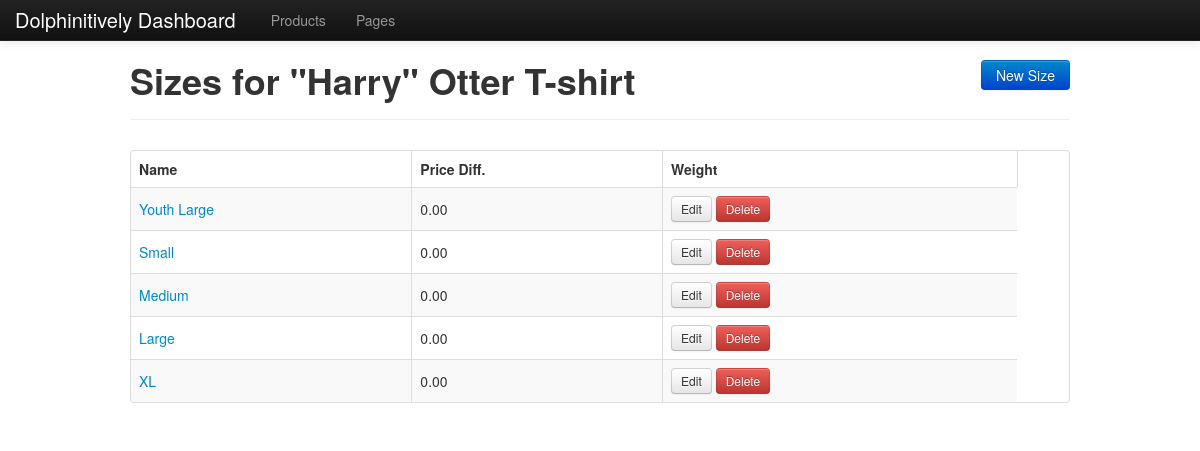
Page /admin/sizes.php?product_id=4 on the committed database.
### tables this page shows
CREATE TABLE IF NOT EXISTS `sizes` (
  `id` int(11) NOT NULL AUTO_INCREMENT,
  `name` varchar(64) NOT NULL,
  `price_difference` decimal(10,2) NOT NULL DEFAULT '0.00',
  `product_id` int(11) NOT NULL,
  `weight` int(11) NOT NULL DEFAULT '0',
  `created_at` timestamp NOT NULL DEFAULT CURRENT_TIMESTAMP,
  PRIMARY KEY (`id`)
);

### templates/admin/sizes/index.php (the view, shortened to what this page needs)
<div class="page-header">
	<a href="sizes.php?action=new&amp;product_id=<?= h($product['id']) ?>" class="btn btn-primary pull-right">New Size</a>
	<h1><?= h($page_title) ?></h1>
</div>
<?php if ( $sizes ): ?>
	<table class="table table-striped table-bordered">
		<thead>
			<tr>
				<th>Name</th>
				<th>Price Diff.</th>
				<th>Weight</th>
				<th></th>
			</tr>
		</thead>
		<tbody>
			<?php foreach ( $sizes as $size ): ?>
				<tr>
					<td><a href="sizes.php?id=<?= $size['id'] ?>&amp;action=show&amp;product_id=<?= h($product['id']) ?>"><?= h($size['name']) ?></a></td>
					<td><?= number_format($size['price_difference'], 2) ?></td>
					<td>
						<a class="btn btn-small" href="sizes.php?action=edit&amp;id=<?= $size['id'] ?>&amp;product_id=<?= h($product['id']) ?>">Edit</a>
						<a class="btn btn-small btn-danger" href="sizes.php?action=delete&amp;id=<?= $size['id'] ?>&amp;product_id=<?= h($product['id']) ?>" onclick="return confirm('Are you sure?')">Delete</a>
					</td>
				</tr>
			<?php endforeach; ?>
		</tbody>
	</table>
<?php else:  ?>
	<p>No sizes found for this product!</p>
<?php endif; ?>

### css/style.css (style rules this page uses)
body { padding-top: 40px; padding-bottom: 40px; }
body.admin table td { vertical-align: middle; }
body.admin .page-header a.btn { margin-left: 4px; }

### rows in the picture
sizes: name "Youth Large", price_difference "0.00"
sizes: name "Small", price_difference "0.00"
sizes: name "Medium", price_difference "0.00"
sizes: name "Large", price_difference "0.00"
sizes: name "XL", price_difference "0.00"

### other values in the picture
$page_title "Sizes for \"Harry\" Otter T-shirt"
